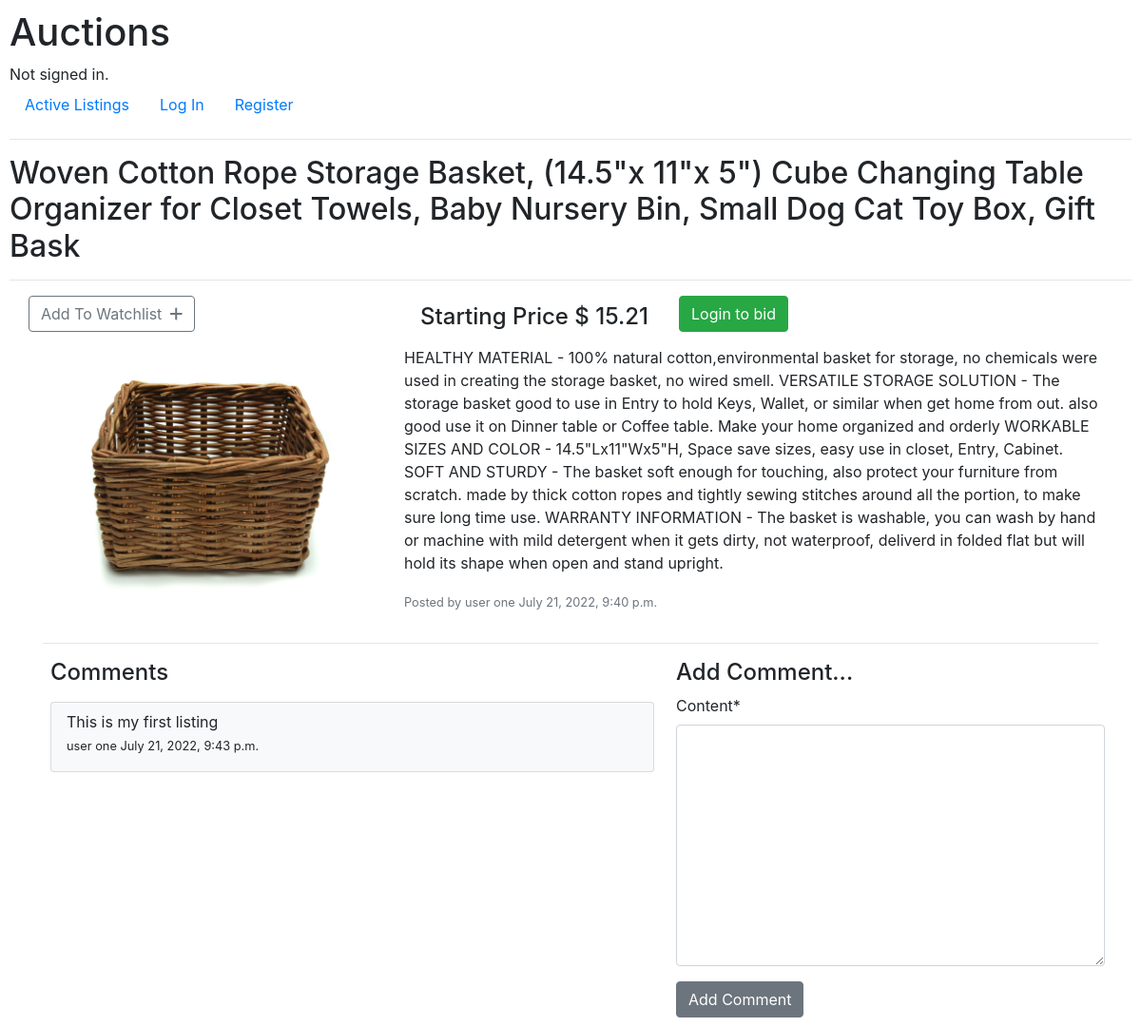
Page /12 on the committed database.
### auctions/models.py (models this page shows, shortened)
class Listing(models.Model):
    CATEGORIES = (
        ("Fashion", "Fashion"),
        ("Toys", "Toys"),
        ("Electronics", "Electronics"),
        ("Home", "Home"),
    )
    title = models.CharField(max_length=150)
    description = models.TextField()
    category = models.CharField(choices=CATEGORIES, max_length=30)
    image = models.ImageField(upload_to='users/%Y/%m/%d/', blank=True)
    starting_price = models.DecimalField(max_digits=10, decimal_places=2)
    date = models.DateTimeField(auto_now_add=True)
    watchlist = models.ManyToManyField(User, blank=True, default=None, related_name='watchlist')
    owner = models.ForeignKey(User, on_delete=models.CASCADE)
    active = models.BooleanField(default=True)
    def current_price(self):
        return self.bid_set.all().aggregate(Max('price'))['price__max']

class User(AbstractUser):
    def watchlist_count(self):
        return self.watchlist.count()

class Comment(models.Model):
    listing = models.ForeignKey(Listing, on_delete=models.CASCADE)
    content = models.TextField()
    author = models.ForeignKey(User, on_delete=models.CASCADE, default=1)
    date = models.DateTimeField(auto_now_add=True)

### auctions/views.py (the view)
# urls.py: path("<int:listing_id>", views.listing, name="listing"),
def listing(request, listing_id):
    listing = get_object_or_404(Listing, pk=listing_id)
    if listing.watchlist.filter(id=request.user.id).exists():
        added = True
    else:
        added = False
    if request.method == "POST":
        form = BidForm(request.POST)
        form2 = CommentForm(request.POST)
        if form2.is_valid():
            instance2 = form2.save(commit=False)
            instance2.listing = listing
            instance2.author = request.user
            instance2.save()
            return redirect('listing', listing_id )
        if form.is_valid():
            instance = form.save(commit=False)
            instance.listing = listing
            instance.bid_by = request.user
            if listing.current_price():
                if listing.current_price() >= instance.price:
                    messages.error(request, f"You only bid $ {instance.price}. Your bid must be greater the current price of ${listing.current_price():.2f}")
                    return redirect('listing', listing_id)
                else:
                    instance.save()
                    messages.info(request, f"Congradulations!! You have the highest current bid ${listing.current_price():.2f}")
                    return redirect('listing', listing_id)
            elif instance.price <= listing.starting_price:
                messages.error(request, f"You only bid ${instance.price}. Your starting bid must be greater than ${listing.starting_price:.2f}")
                return redirect('listing', listing_id)
            else:
                instance.save()
                return redirect('listing', listing_id)
    else:
        form = BidForm()
        form2 = CommentForm()
    context = {
        "listing": listing,
        "added": added,
        "form": form,
        "form2": form2,
        "comments": listing.comment_set.all()
    }
    return render(request, "auctions/listing.html", context )

### auctions/forms.py
class BidForm(forms.ModelForm):
    class Meta:
        model = Bid
        fields = ('price',)
        labels = {
        "price": "Enter Your Bid"
    }

class CommentForm(forms.ModelForm):
    class Meta:
        model = Comment
        fields = ('content',)

### auctions/templates/auctions/listing.html (shortened to what this page needs)
{% extends "auctions/layout.html" %}
{% load static %}
{% load crispy_forms_tags %}
{% block body %}
<h2>{{ listing.title }}</h2>
<hr>
<div class="container">
    <div class="row">
        <div class="col-4">
            <div class="mb-2">
                {% if listing.active%}
                <div class="row">
                    <div class="mr-3">
                        {% if added %}
                        <a href="{% url 'add_remove_watchlist' listing.id %}" class="btn btn-success">On Your Watchlist
                            <i class="fas fa-heart ml-2"></i></a>
                        {% else %}
                        <a href="{% url 'add_remove_watchlist' listing.id %}" class="btn btn-outline-secondary">Add To
                            Watchlist<i class="fas fa-plus ml-2"></i></a>
                        {% endif %}
                    </div>
                </div>
                {% else%}
                <h4 class="card bg-grey text-center text-danger">
                    Bidding now closed on listing!!!
                </h4>
                {% endif %}
            </div>
            {% if listing.image %}
            <img src="{{ listing.image.url }}" alt="{{ listing.title }}" style="width: 100%;">
            {% else %}
            <img src="{% static 'auctions/images/unavailable.png' %}" alt="{{ listing.title }}" style="width: 100%;">
            {% endif%}
        </div>
        <div class="col-8">
            {% if listing.active %}
            <div class="row">
                <div>
                    {% if listing.current_price %}
                    <h4 class="mx-4 p-2">Current Price $ {{ listing.current_price |floatformat:2}}</h4>
                    {%else %}
                    <h4 class="mx-4 p-2">Starting Price $ {{ listing.starting_price}}</h4>
                    {%endif%}
                </div>
                <div>
                    {% if user.is_authenticated%}
                    <form method="post" class="bg-light mr-4 p-2 border rounded">
                        {% csrf_token %}
                        {{ form }}
                        <button type="submit">Bid</button>
                    </form>
                    {% else %}
                    <a class="btn btn-success" href="{% url 'login' %}">Login to bid </a>
                    {% endif %}
                </div>
            </div>
            {% else %}
            <div class="mb-2">
                <a href="{% url 'closed_listing' listing.id %}" class="btn btn-primary mx-4">
                    View closed listings
                </a>
            </div>
            {% endif %}
            <p>{{ listing.description }}</p>
            <p><small class="text-muted">Posted by {{ listing.owner }} {{ listing.date }}</small></p>
        </div>
    </div>
    <hr>
    <div class="row">
        <div class="col-7 mx-2">
            <h4> Comments</h4>
            {% for comment in comments %}
            <div class="card bg-light my-3 px-3 pt-2">
                <p class="m-0">{{ comment.content }}</p>
                <p><small>{{ comment.author }} {{ comment.date }}</small></p>
            </div>
            {% endfor %}
        </div>
        <div>
            <h4>Add Comment...</h4>
            <form method="post">
                {{ form2 |crispy }}
                <button class="btn btn-secondary" type="submit">Add Comment</button>
            </form>
        </div>
    </div>
</div>
{% endblock %}

### auctions/static/auctions/styles.css (style rules this page uses)
body { padding: 10px; }

### rows in the picture
Listing: title "Woven Cotton Rope Storage Basket, (14.5\"x 11\"x 5\") Cube Changing Table Organizer for Closet Towels, Baby Nursery Bin, Small Dog Cat Toy Box, Gift Bask", image (picture), starting_price "15.21", description "HEALTHY MATERIAL - 100% natural cotton,environmental basket for storage, no chemicals were used in creating the storage basket, no wired smell. VERSATILE STORAGE SOLUTION - The storage basket good to use in Entry to hold Keys, Wallet, or similar when get home from out. also good use it on Dinner table or Coffee table. Make your home organized and orderly WORKABLE SIZES AND COLOR - 14.5\"Lx11\"Wx5\"H, Space save sizes, easy use in closet, Entry, Cabinet. SOFT AND STURDY - The basket soft enough for touching, also protect your furniture from scratch. made by thick cotton ropes and tightly sewing stitches around all the portion, to make sure long time use. WARRANTY INFORMATION - The basket is…", owner "user one", date "July 21, 2022, 9:40 p.m."
Comment: content "This is my first listing", author "user one", date "July 21, 2022, 9:43 p.m."
